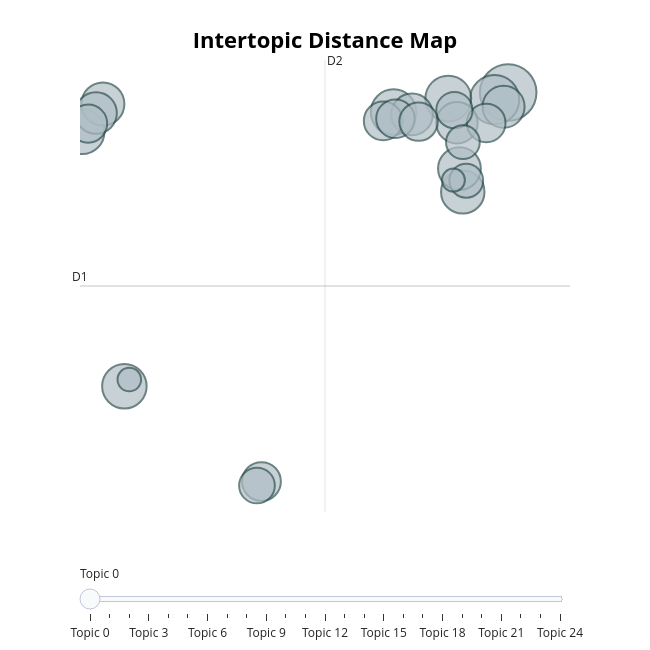

Notebook cell for this chart:
### Markdown cell above
## Visulisation

### Code cell
topic_model.visualize_topics()

### Figure 1 — Plotly figure (JSON) as saved in the notebook; plotly's stock layout.template omitted (floating-point values rounded to 4 significant figures)
{"data": [{"customdata": [[0, "la | est | le | les | on", 2837], [1, "de | le | les | est | la", 2154], [2, "je | de | ai | la | pas", 1865], [3, "de | la | les | le | est", 1833], [4, "de | la | je | le | et", 1780], [5, "la | de | les | est | le", 1755], [6, "est | tu | pas | il | de", 1672], [7, "elle | la | est | je | pas", 1641], [8, "la | le | est | les | pas", 1623], [9, "la | le | est | les | de", 1564], [10, "la | les | pas | est | on", 1538], [11, "la | est | les | dans | pas", 1533], [12, "la | les | le | pas | de", 1526], [13, "tu | je | pas | que | ai", 1338], [14, "de | les | la | on | le", 1328], [15, "la | les | le | est | pas", 1323], [16, "la | de | les | on | est", 1315], [17, "la | les | de | le | on", 1309], [18, "la | de | le | les | est", 1287], [19, "la | ai | pas | de | les", 1165], [20, "je | tu | que | moi | pas", 1130], [21, "la | le | les | est | de", 1013], [22, "la | les | le | est | pas", 1007], [23, "la | les | de | le | est", 492], [24, "han | la | les | le | est", 470]], "hovertemplate": "<b>Topic %{customdata[0]}</b><br>%{customdata[1]}<br>Size: %{customdata[2]}", "legendgroup": "", "marker": {"color": "#B0BEC5", "line": {"color": "DarkSlateGrey", "width": 2}, "size": [2837, 2154, 1865, 1833, 1780, 1755, 1672, 1641, 1623, 1564, 1538, 1533, 1526, 1338, 1328, 1323, 1315, 1309, 1287, 1165, 1130, 1013, 1007, 492, 470], "sizemode": "area", "sizeref": 1.773, "symbol": "circle"}, "mode": "markers", "name": "", "orientation": "v", "showlegend": false, "type": "scatter", "x": [15.04, 14.55, 12.86, 10.86, -0.5056, 1.038, 13.39, 0.2533, 13.26, 14.87, 11.53, 0.004111, 13.17, 6.039, 10.48, 14.24, 10.93, 11.77, -0.2852, 13.08, 5.876, 13.51, 13.39, 1.217, 13.04], "xaxis": "x", "y": [5.923, 5.725, 5.754, 5.384, 4.847, -2.126, 3.198, 5.605, 3.838, 5.531, 5.321, 5.357, 5.092, -4.736, 5.142, 5.086, 5.201, 5.124, 5.069, 5.437, -4.844, 3.504, 4.559, -1.942, 3.521], "yaxis": "y"}], "layout": {"annotations": [{"showarrow": false, "text": "D1", "x": -0.5815, "y": 0.6205, "yshift": 10}, {"showarrow": false, "text": "D2", "x": 8.358, "xshift": 10, "y": 6.811}], "height": 650, "hoverlabel": {"bgcolor": "white", "font": {"family": "Rockwell", "size": 16}}, "legend": {"itemsizing": "constant", "tracegroupgap": 0}, "margin": {"t": 60}, "shapes": [{"line": {"color": "#CFD8DC", "width": 2}, "type": "line", "x0": 8.358, "x1": 8.358, "y0": -5.57, "y1": 6.811}, {"line": {"color": "#9E9E9E", "width": 2}, "type": "line", "x0": -0.5815, "x1": 17.3, "y0": 0.6205, "y1": 0.6205}], "sliders": [{"active": 0, "pad": {"t": 50}, "steps": [{"args": [{"marker.color": [["red", "#B0BEC5", "#B0BEC5", "#B0BEC5", "#B0BEC5", "#B0BEC5", "#B0BEC5", "#B0BEC5", "#B0BEC5", "#B0BEC5", "#B0BEC5", "#B0BEC5", "#B0BEC5", "#B0BEC5", "#B0BEC5", "#B0BEC5", "#B0BEC5", "#B0BEC5", "#B0BEC5", "#B0BEC5", "#B0BEC5", "#B0BEC5", "#B0BEC5", "#B0BEC5", "#B0BEC5"]]}], "label": "Topic 0", "method": "update"}, {"args": [{"marker.color": [["#B0BEC5", "red", "#B0BEC5", "#B0BEC5", "#B0BEC5", "#B0BEC5", "#B0BEC5", "#B0BEC5", "#B0BEC5", "#B0BEC5", "#B0BEC5", "#B0BEC5", "#B0BEC5", "#B0BEC5", "#B0BEC5", "#B0BEC5", "#B0BEC5", "#B0BEC5", "#B0BEC5", "#B0BEC5", "#B0BEC5", "#B0BEC5", "#B0BEC5", "#B0BEC5", "#B0BEC5"]]}], "label": "Topic 1", "method": "update"}, {"args": [{"marker.color": [["#B0BEC5", "#B0BEC5", "red", "#B0BEC5", "#B0BEC5", "#B0BEC5", "#B0BEC5", "#B0BEC5", "#B0BEC5", "#B0BEC5", "#B0BEC5", "#B0BEC5", "#B0BEC5", "#B0BEC5", "#B0BEC5", "#B0BEC5", "#B0BEC5", "#B0BEC5", "#B0BEC5", "#B0BEC5", "#B0BEC5", "#B0BEC5", "#B0BEC5", "#B0BEC5", "#B0BEC5"]]}], "label": "Topic 2", "method": "update"}, {"args": [{"marker.color": [["#B0BEC5", "#B0BEC5", "#B0BEC5", "red", "#B0BEC5", "#B0BEC5", "#B0BEC5", "#B0BEC5", "#B0BEC5", "#B0BEC5", "#B0BEC5", "#B0BEC5", "#B0BEC5", "#B0BEC5", "#B0BEC5", "#B0BEC5", "#B0BEC5", "#B0BEC5", "#B0BEC5", "#B0BEC5", "#B0BEC5", "#B0BEC5", "#B0BEC5", "#B0BEC5", "#B0BEC5"]]}], "label": "Topic 3", "method": "update"}, {"args": [{"marker.color": [["#B0BEC5", "#B0BEC5", "#B0BEC5", "#B0BEC5", "red", "#B0BEC5", "#B0BEC5", "#B0BEC5", "#B0BEC5", "#B0BEC5", "#B0BEC5", "#B0BEC5", "#B0BEC5", "#B0BEC5", "#B0BEC5", "#B0BEC5", "#B0BEC5", "#B0BEC5", "#B0BEC5", "#B0BEC5", "#B0BEC5", "#B0BEC5", "#B0BEC5", "#B0BEC5", "#B0BEC5"]]}], "label": "Topic 4", "method": "update"}, {"args": [{"marker.color": [["#B0BEC5", "#B0BEC5", "#B0BEC5", "#B0BEC5", "#B0BEC5", "red", "#B0BEC5", "#B0BEC5", "#B0BEC5", "#B0BEC5", "#B0BEC5", "#B0BEC5", "#B0BEC5", "#B0BEC5", "#B0BEC5", "#B0BEC5", "#B0BEC5", "#B0BEC5", "#B0BEC5", "#B0BEC5", "#B0BEC5", "#B0BEC5", "#B0BEC5", "#B0BEC5", "#B0BEC5"]]}], "label": "Topic 5", "method": "update"}, {"args": [{"marker.color": [["#B0BEC5", "#B0BEC5", "#B0BEC5", "#B0BEC5", "#B0BEC5", "#B0BEC5", "red", "#B0BEC5", "#B0BEC5", "#B0BEC5", "#B0BEC5", "#B0BEC5", "#B0BEC5", "#B0BEC5", "#B0BEC5", "#B0BEC5", "#B0BEC5", "#B0BEC5", "#B0BEC5", "#B0BEC5", "#B0BEC5", "#B0BEC5", "#B0BEC5", "#B0BEC5", "#B0BEC5"]]}], "label": "Topic 6", "method": "update"}, {"args": [{"marker.color": [["#B0BEC5", "#B0BEC5", "#B0BEC5", "#B0BEC5", "#B0BEC5", "#B0BEC5", "#B0BEC5", "red", "#B0BEC5", "#B0BEC5", "#B0BEC5", "#B0BEC5", "#B0BEC5", "#B0BEC5", "#B0BEC5", "#B0BEC5", "#B0BEC5", "#B0BEC5", "#B0BEC5", "#B0BEC5", "#B0BEC5", "#B0BEC5", "#B0BEC5", "#B0BEC5", "#B0BEC5"]]}], "label": "Topic 7", "method": "update"}, {"args": [{"marker.color": [["#B0BEC5", "#B0BEC5", "#B0BEC5", "#B0BEC5", "#B0BEC5", "#B0BEC5", "#B0BEC5", "#B0BEC5", "red", "#B0BEC5", "#B0BEC5", "#B0BEC5", "#B0BEC5", "#B0BEC5", "#B0BEC5", "#B0BEC5", "#B0BEC5", "#B0BEC5", "#B0BEC5", "#B0BEC5", "#B0BEC5", "#B0BEC5", "#B0BEC5", "#B0BEC5", "#B0BEC5"]]}], "label": "Topic 8", "method": "update"}, {"args": [{"marker.color": [["#B0BEC5", "#B0BEC5", "#B0BEC5", "#B0BEC5", "#B0BEC5", "#B0BEC5", "#B0BEC5", "#B0BEC5", "#B0BEC5", "red", "#B0BEC5", "#B0BEC5", "#B0BEC5", "#B0BEC5", "#B0BEC5", "#B0BEC5", "#B0BEC5", "#B0BEC5", "#B0BEC5", "#B0BEC5", "#B0BEC5", "#B0BEC5", "#B0BEC5", "#B0BEC5", "#B0BEC5"]]}], "label": "Topic 9", "method": "update"}, {"args": [{"marker.color": [["#B0BEC5", "#B0BEC5", "#B0BEC5", "#B0BEC5", "#B0BEC5", "#B0BEC5", "#B0BEC5", "#B0BEC5", "#B0BEC5", "#B0BEC5", "red", "#B0BEC5", "#B0BEC5", "#B0BEC5", "#B0BEC5", "#B0BEC5", "#B0BEC5", "#B0BEC5", "#B0BEC5", "#B0BEC5", "#B0BEC5", "#B0BEC5", "#B0BEC5", "#B0BEC5", "#B0BEC5"]]}], "label": "Topic 10", "method": "update"}, {"args": [{"marker.color": [["#B0BEC5", "#B0BEC5", "#B0BEC5", "#B0BEC5", "#B0BEC5", "#B0BEC5", "#B0BEC5", "#B0BEC5", "#B0BEC5", "#B0BEC5", "#B0BEC5", "red", "#B0BEC5", "#B0BEC5", "#B0BEC5", "#B0BEC5", "#B0BEC5", "#B0BEC5", "#B0BEC5", "#B0BEC5", "#B0BEC5", "#B0BEC5", "#B0BEC5", "#B0BEC5", "#B0BEC5"]]}], "label": "Topic 11", "method": "update"}, {"args": [{"marker.color": [["#B0BEC5", "#B0BEC5", "#B0BEC5", "#B0BEC5", "#B0BEC5", "#B0BEC5", "#B0BEC5", "#B0BEC5", "#B0BEC5", "#B0BEC5", "#B0BEC5", "#B0BEC5", "red", "#B0BEC5", "#B0BEC5", "#B0BEC5", "#B0BEC5", "#B0BEC5", "#B0BEC5", "#B0BEC5", "#B0BEC5", "#B0BEC5", "#B0BEC5", "#B0BEC5", "#B0BEC5"]]}], "label": "Topic 12", "method": "update"}, {"args": [{"marker.color": [["#B0BEC5", "#B0BEC5", "#B0BEC5", "#B0BEC5", "#B0BEC5", "#B0BEC5", "#B0BEC5", "#B0BEC5", "#B0BEC5", "#B0BEC5", "#B0BEC5", "#B0BEC5", "#B0BEC5", "red", "#B0BEC5", "#B0BEC5", "#B0BEC5", "#B0BEC5", "#B0BEC5", "#B0BEC5", "#B0BEC5", "#B0BEC5", "#B0BEC5", "#B0BEC5", "#B0BEC5"]]}], "label": "Topic 13", "method": "update"}, {"args": [{"marker.color": [["#B0BEC5", "#B0BEC5", "#B0BEC5", "#B0BEC5", "#B0BEC5", "#B0BEC5", "#B0BEC5", "#B0BEC5", "#B0BEC5", "#B0BEC5", "#B0BEC5", "#B0BEC5", "#B0BEC5", "#B0BEC5", "red", "#B0BEC5", "#B0BEC5", "#B0BEC5", "#B0BEC5", "#B0BEC5", "#B0BEC5", "#B0BEC5", "#B0BEC5", "#B0BEC5", "#B0BEC5"]]}], "label": "Topic 14", "method": "update"}, {"args": [{"marker.color": [["#B0BEC5", "#B0BEC5", "#B0BEC5", "#B0BEC5", "#B0BEC5", "#B0BEC5", "#B0BEC5", "#B0BEC5", "#B0BEC5", "#B0BEC5", "#B0BEC5", "#B0BEC5", "#B0BEC5", "#B0BEC5", "#B0BEC5", "red", "#B0BEC5", "#B0BEC5", "#B0BEC5", "#B0BEC5", "#B0BEC5", "#B0BEC5", "#B0BEC5", "#B0BEC5", "#B0BEC5"]]}], "label": "Topic 15", "method": "update"}, {"args": [{"marker.color": [["#B0BEC5", "#B0BEC5", "#B0BEC5", "#B0BEC5", "#B0BEC5", "#B0BEC5", "#B0BEC5", "#B0BEC5", "#B0BEC5", "#B0BEC5", "#B0BEC5", "#B0BEC5", "#B0BEC5", "#B0BEC5", "#B0BEC5", "#B0BEC5", "red", "#B0BEC5", "#B0BEC5", "#B0BEC5", "#B0BEC5", "#B0BEC5", "#B0BEC5", "#B0BEC5", "#B0BEC5"]]}], "label": "Topic 16", "method": "update"}, {"args": [{"marker.color": [["#B0BEC5", "#B0BEC5", "#B0BEC5", "#B0BEC5", "#B0BEC5", "#B0BEC5", "#B0BEC5", "#B0BEC5", "#B0BEC5", "#B0BEC5", "#B0BEC5", "#B0BEC5", "#B0BEC5", "#B0BEC5", "#B0BEC5", "#B0BEC5", "#B0BEC5", "red", "#B0BEC5", "#B0BEC5", "#B0BEC5", "#B0BEC5", "#B0BEC5", "#B0BEC5", "#B0BEC5"]]}], "label": "Topic 17", "method": "update"}, {"args": [{"marker.color": [["#B0BEC5", "#B0BEC5", "#B0BEC5", "#B0BEC5", "#B0BEC5", "#B0BEC5", "#B0BEC5", "#B0BEC5", "#B0BEC5", "#B0BEC5", "#B0BEC5", "#B0BEC5", "#B0BEC5", "#B0BEC5", "#B0BEC5", "#B0BEC5", "#B0BEC5", "#B0BEC5", "red", "#B0BEC5", "#B0BEC5", "#B0BEC5", "#B0BEC5", "#B0BEC5", "#B0BEC5"]]}], "label": "Topic 18", "method": "update"}, {"args": [{"marker.color": [["#B0BEC5", "#B0BEC5", "#B0BEC5", "#B0BEC5", "#B0BEC5", "#B0BEC5", "#B0BEC5", "#B0BEC5", "#B0BEC5", "#B0BEC5", "#B0BEC5", "#B0BEC5", "#B0BEC5", "#B0BEC5", "#B0BEC5", "#B0BEC5", "#B0BEC5", "#B0BEC5", "#B0BEC5", "red", "#B0BEC5", "#B0BEC5", "#B0BEC5", "#B0BEC5", "#B0BEC5"]]}], "label": "Topic 19", "method": "update"}, {"args": [{"marker.color": [["#B0BEC5", "#B0BEC5", "#B0BEC5", "#B0BEC5", "#B0BEC5", "#B0BEC5", "#B0BEC5", "#B0BEC5", "#B0BEC5", "#B0BEC5", "#B0BEC5", "#B0BEC5", "#B0BEC5", "#B0BEC5", "#B0BEC5", "#B0BEC5", "#B0BEC5", "#B0BEC5", "#B0BEC5", "#B0BEC5", "red", "#B0BEC5", "#B0BEC5", "#B0BEC5", "#B0BEC5"]]}], "label": "Topic 20", "method": "update"}, {"args": [{"marker.color": [["#B0BEC5", "#B0BEC5", "#B0BEC5", "#B0BEC5", "#B0BEC5", "#B0BEC5", "#B0BEC5", "#B0BEC5", "#B0BEC5", "#B0BEC5", "#B0BEC5", "#B0BEC5", "#B0BEC5", "#B0BEC5", "#B0BEC5", "#B0BEC5", "#B0BEC5", "#B0BEC5", "#B0BEC5", "#B0BEC5", "#B0BEC5", "red", "#B0BEC5", "#B0BEC5", "#B0BEC5"]]}], "label": "Topic 21", "method": "update"}, {"args": [{"marker.color": [["#B0BEC5", "#B0BEC5", "#B0BEC5", "#B0BEC5", "#B0BEC5", "#B0BEC5", "#B0BEC5", "#B0BEC5", "#B0BEC5", "#B0BEC5", "#B0BEC5", "#B0BEC5", "#B0BEC5", "#B0BEC5", "#B0BEC5", "#B0BEC5", "#B0BEC5", "#B0BEC5", "#B0BEC5", "#B0BEC5", "#B0BEC5", "#B0BEC5", "red", "#B0BEC5", "#B0BEC5"]]}], "label": "Topic 22", "method": "update"}, {"args": [{"marker.color": [["#B0BEC5", "#B0BEC5", "#B0BEC5", "#B0BEC5", "#B0BEC5", "#B0BEC5", "#B0BEC5", "#B0BEC5", "#B0BEC5", "#B0BEC5", "#B0BEC5", "#B0BEC5", "#B0BEC5", "#B0BEC5", "#B0BEC5", "#B0BEC5", "#B0BEC5", "#B0BEC5", "#B0BEC5", "#B0BEC5", "#B0BEC5", "#B0BEC5", "#B0BEC5", "red", "#B0BEC5"]]}], "label": "Topic 23", "method": "update"}, {"args": [{"marker.color": [["#B0BEC5", "#B0BEC5", "#B0BEC5", "#B0BEC5", "#B0BEC5", "#B0BEC5", "#B0BEC5", "#B0BEC5", "#B0BEC5", "#B0BEC5", "#B0BEC5", "#B0BEC5", "#B0BEC5", "#B0BEC5", "#B0BEC5", "#B0BEC5", "#B0BEC5", "#B0BEC5", "#B0BEC5", "#B0BEC5", "#B0BEC5", "#B0BEC5", "#B0BEC5", "#B0BEC5", "red"]]}], "label": "Topic 24", "method": "update"}]}], "title": {"font": {"color": "Black", "size": 22}, "text": "<b>Intertopic Distance Map</b>", "x": 0.5, "xanchor": "center", "y": 0.95, "yanchor": "top"}, "width": 650, "xaxis": {"anchor": "y", "domain": [0, 1], "range": [-0.5815, 17.3], "title": {"text": ""}, "visible": false}, "yaxis": {"anchor": "x", "domain": [0, 1], "range": [-5.57, 6.811], "title": {"text": ""}, "visible": false}}}
